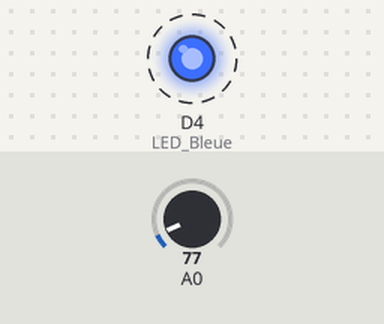
Bench run of a sketch on a simulated ESP8266 (Wemos D1 mini). Shown: output pins drawn as LEDs (lit = HIGH). Dashed ring = blinking. The inputs (shaded band) are chosen by the test bench; at power-on: A0 = 77. WiFi joins after 1.5 s; servers stay silent unless stated; what the sketch prints to the serial monitor is not drawn.

Above: at 16.7 s.
Timing chart, 0 to 20.8 s (numbered marks = the images above):
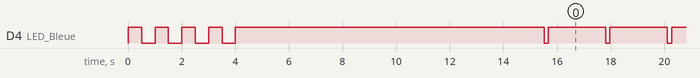

The sketch:

_ESP8266_ECFD37_LM35DZ_SVG_Graf_2024-06.ino
```cpp
// https://itechnofrance.wordpress.com/2018/01/14/nodemcu-capteur-de-temperature-lm35dz/
//        Materiel
//        Module VeMOS D1 Mini pro3   2x8 pins
//        Ai-Thinker Technology
//       Wifi SCANNER : AI-THINKER_ECFD37; 4A-55-19-EC-FD-37;

#include "Arduino.h"

#include <ESP8266WiFi.h>
#include <ESP8266WebServer.h>

#define VERSION "2024-0605"
//#define VERSION "2024-0530"
#define SOURCE "ESP8266_ECFD37_LM35dz_OLED_Graf_2024.ino"

// Hardware  :
// Module VeMOS D1 Mini pro3   2x8 pins SAMIORE Store
// LED at GPIO 2 -- led bleue (avec pull Up 2K) du module
// AO  analog input

#define LED_Bleue 2

// Déclaration WIFI
const char* ssid     = "ON_AIR2024"; // canal 9  WPA(TKIP)
const char* password = "pfwasborn@LyonxRousse%1950FriscoEn1983";
const char* ssid_apmode = "ESP-ECFD37";
const char* password_apmode = "9876543210";

IPAddress local_IP(192, 168, 0, 110);
IPAddress gateway(192, 168, 0, 254);
IPAddress subnet(255, 255, 0, 0);
IPAddress primaryDNS(212,27,40,241);   //optional
IPAddress secondaryDNS(212,27,40,240);   //optional

// Déclaration capteur de température LM35
int tension= analogRead(A0);
char str[10]; // permet la transformation float vers char
float temp_celsius;
float temp_min = 100; // 100°C
float temp_max = 0; // 0°C
char indexhtml[500]; // page html de 500 caractères max
float tab_temp[304]; // tableau qui contient les températures des dernières 5 minutes environ
int compteur = 0;
int i,j,k;


// Création d’une instance serveur
ESP8266WebServer server(80); // port d’écoute 80

void handleRoot()
{ char web_cpt[10];
  char web_temp[10];
  char web_temp_max[10];
  char web_temp_min[10];
  dtostrf(compteur,5 ,0, web_cpt);
  dtostrf(temp_celsius,5 , 2, web_temp);
  dtostrf(temp_max,5 , 2, web_temp_max);
  dtostrf(temp_min,5 , 2, web_temp_min);
  snprintf ( indexhtml, 400,
  "<html>\
   <head>\
   <meta http-equiv='refresh' content='5'/>\
    <title>ESP8266 LM35DZ Temp&#233rature</title>\
   </head>\
   <body>\
    <br><h1>Temp LM35DZ sur A0</h1>\
    <h0>Rev 05 juin 2024</h0>\
    <h3>cpt : %s </h3> \
    <h3>Temp&#233rature : %s &#176C</h3>\
    <h3>Temp&#233rature maximale : %s &#176 C</h3>\
    <h3>Temp&#233rature minimale : %s &#176 C</h3>\
    <br>Partie Grafique <br>\
    <img src=\"graph_temp.svg\"/>\
 </body>\
</html>",web_cpt, web_temp, web_temp_max, web_temp_min);
  server.send(200, "text/html", indexhtml);
}


void drawGraph()
{ int tempint_1 ;
   int tempint_2;
   int x;
  String out = " ";
  char tempo[400];
  out += "<svg   width=\"500\" height=\"400\"  xmlns=\"http://www.w3.org/2000/svg\"/>\n";
  out += " <g stroke=\"blue\" >\n";
  out += "<rect width=\"400\" height=\"300\" fill=\"grey\" stroke-width=\"5\" stroke=\"red\"/>\n";

  for ( x = 1; x < 300; x++)
  {
    tempint_1 = (int) tab_temp[x];
    tempint_2 = (int) tab_temp[x+1];
    sprintf(tempo, "<line x1=\"%d\" y1=\"%d\" x2=\"%d\" y2=\"%d\" stroke-width=\"3\" />\n", x, 100-tempint_1, x + 1, 100-tempint_2);
    out += tempo;
  }
  out += " </g>\n</svg>\n";
  if(compteur==0) Serial.println(out);
   server.send ( 200, "image/svg+xml",out);
}

void handleNotFound()
{
  server.send(404, "text/plain", "Not Found");
}

void traite_tableau()
{
  tab_temp[compteur] = temp_celsius;
  if (compteur==300)
  {
    compteur =299;
    for (int i=1; i<300; i++) { tab_temp[i] = tab_temp[i+1]; }
  }
}


void setup()
{
  int x = 0;
  char adr_ip[20];
  char adr_ip_apmode[20];
  IPAddress ip;
  String ipStr;
  Serial.begin(115200);

   pinMode(LED_Bleue, OUTPUT);  // pull up vers VCC
   digitalWrite(LED_Bleue, LOW); // allumée
    Serial.println("\n\n");
    Serial.print("\n Version : "); Serial.println( VERSION);
    Serial.print(" Source: "); Serial.println( SOURCE);
    Serial.println(" Board selected : LOLIN(Vemos) D1 R1");
    Serial.println(" Test led bleue sur module ESP82266 VMOS D1\n");
   for (i=0;i<4;i++)
   {
    digitalWrite(LED_Bleue,HIGH);
    delay(500);
    digitalWrite(LED_Bleue,LOW);
    delay(500);
   }
   digitalWrite(LED_Bleue,HIGH); // eteinte
   // Configures static IP address
   if (!WiFi.config(local_IP, gateway, subnet, primaryDNS, secondaryDNS))
   {
    Serial.println(" STA Failed to configure");
   }
   else
   Serial.println(" STA  configure OK");

  WiFi.begin(ssid, password);
  Serial.println(" Connexion WIFI en cours ");
  i=0;
  while (WiFi.status() != WL_CONNECTED)
  {
    delay(500);
   Serial.print(".");
    x = x+5;
    i++;
    if (i>32)
    {
    Serial.println(".");
    i=0;
    }
  }
   Serial.println(".");
  ip = WiFi.localIP();
  ipStr = String(ip[0]) + "." + String(ip[1]) + "." + String(ip[2]) + "." + String(ip[3]);
  Serial.print(" WiFi.localIP :");
  Serial.println(ipStr);
  ipStr.toCharArray(adr_ip, 20);
  Serial.println(" recentrage ESP sur Canal #9 (same as freebox)");
  WiFi.softAP(ssid_apmode, password_apmode,9,0,2);
  ip = WiFi.softAPIP();
  Serial.print("  WiFi.softAPIP :");
  ipStr = String(ip[0]) + "." + String(ip[1]) + "." + String(ip[2]) + "." + String(ip[3]);
  Serial.println(ipStr);
  ipStr.toCharArray(adr_ip_apmode, 20);
 // drawGraph();
 // delay(4000);

  server.on("/", handleRoot); // page HTML par défaut
  server.on ("/graph_temp.svg", drawGraph); // graphique température
  server.onNotFound(handleNotFound); // si page HTML inconnu
  Serial.println(" init tab_temp");
   server.begin(); // démarre le serveur HTTP
  for (int i=0; i<300; i++) { tab_temp[i] = 0; } // initialise le tableau de températures
  delay(10000);
 }


void loop()
{
  server.handleClient(); // écoute les requêtes HTTP des clients
  tension= analogRead(A0);
  float millivolts= (tension/1024.0) * 3300; // calibrage 2810 mV et non 3300 mV
  temp_celsius= millivolts/10;
  if (temp_celsius > temp_max) { temp_max = temp_celsius; }
  if (temp_celsius < temp_min) { temp_min = temp_celsius; }
  compteur++;
  digitalWrite(LED_Bleue,LOW);
  delay(150);
  digitalWrite(LED_Bleue,HIGH);
   delay(150);
  traite_tableau();
  Serial.printf("Cpt=%d  T= %3.2f%c\r\n",compteur,temp_celsius,176);
  delay(2000);
}
```

Measured:
- by itself, D4 (LED_Bleue): goes 3 × (LOW 0.50 s, HIGH 0.50 s), LOW 0.50 s, HIGH 11.5 s, 49 × (LOW 0.15 s, HIGH 2.2 s), LOW 0.15 s, then HIGH
